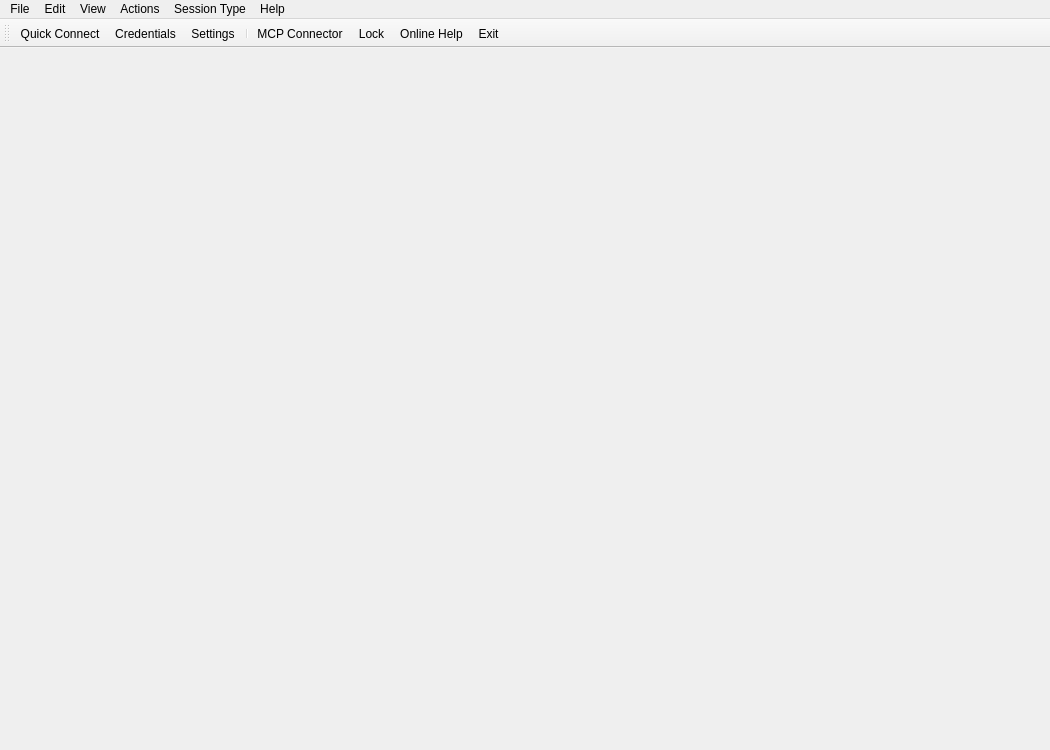
<?xml version="1.0" encoding="UTF-8"?>
<ui version="4.0">
 <class>MainWindow</class>
 <widget class="QMainWindow" name="MainWindow">
  <property name="geometry">
   <rect>
    <x>0</x>
    <y>0</y>
    <width>1050</width>
    <height>750</height>
   </rect>
  </property>
  <property name="minimumSize">
   <size>
    <width>860</width>
    <height>560</height>
   </size>
  </property>
  <property name="windowTitle">
   <string>Aspia Client</string>
  </property>
  <widget class="QWidget" name="centralwidget">
   <layout class="QVBoxLayout" name="verticalLayout">
    <property name="leftMargin">
     <number>0</number>
    </property>
    <property name="topMargin">
     <number>0</number>
    </property>
    <property name="rightMargin">
     <number>0</number>
    </property>
    <property name="bottomMargin">
     <number>0</number>
    </property>
    <item>
     <widget class="TabWidget" name="tabs">
      <property name="tabPosition">
       <enum>QTabWidget::TabPosition::North</enum>
      </property>
      <property name="currentIndex">
       <number>-1</number>
      </property>
      <property name="documentMode">
       <bool>true</bool>
      </property>
      <property name="tabsClosable">
       <bool>true</bool>
      </property>
      <property name="movable">
       <bool>true</bool>
      </property>
     </widget>
    </item>
   </layout>
  </widget>
  <widget class="QMenuBar" name="menubar">
   <property name="geometry">
    <rect>
     <x>0</x>
     <y>0</y>
     <width>924</width>
     <height>21</height>
    </rect>
   </property>
   <widget class="QMenu" name="menu_file">
    <property name="title">
     <string>File</string>
    </property>
    <addaction name="action_quick_connect"/>
    <addaction name="action_credentials"/>
    <addaction name="action_settings"/>
    <addaction name="separator"/>
    <addaction name="action_mcp_connector"/>
    <addaction name="separator"/>
    <addaction name="action_lock"/>
    <addaction name="action_exit"/>
   </widget>
   <widget class="QMenu" name="menu_help">
    <property name="title">
     <string>Help</string>
    </property>
    <addaction name="action_help"/>
    <addaction name="action_about"/>
   </widget>
   <widget class="QMenu" name="menu_edit">
    <property name="title">
     <string>Edit</string>
    </property>
   </widget>
   <widget class="QMenu" name="menu_view">
    <property name="title">
     <string>View</string>
    </property>
    <addaction name="action_always_on_top"/>
    <addaction name="action_toolbar"/>
    <addaction name="action_search_field"/>
    <addaction name="action_large_icons"/>
    <addaction name="separator"/>
    <addaction name="action_sessions_in_tabs"/>
   </widget>
   <widget class="QMenu" name="menu_session_type">
    <property name="title">
     <string>Session Type</string>
    </property>
   </widget>
   <widget class="QMenu" name="menu_action">
    <property name="title">
     <string>Actions</string>
    </property>
   </widget>
   <addaction name="menu_file"/>
   <addaction name="menu_edit"/>
   <addaction name="menu_view"/>
   <addaction name="menu_action"/>
   <addaction name="menu_session_type"/>
   <addaction name="menu_help"/>
  </widget>
  <widget class="QToolBar" name="toolbar">
   <property name="windowTitle">
    <string>Tool Bar</string>
   </property>
   <attribute name="toolBarArea">
    <enum>TopToolBarArea</enum>
   </attribute>
   <attribute name="toolBarBreak">
    <bool>false</bool>
   </attribute>
   <addaction name="action_quick_connect"/>
   <addaction name="action_credentials"/>
   <addaction name="action_settings"/>
   <addaction name="separator"/>
   <addaction name="action_mcp_connector"/>
   <addaction name="action_lock"/>
   <addaction name="action_help"/>
   <addaction name="action_exit"/>
  </widget>
  <action name="action_help">
   <property name="icon">
    <iconset resource="../../common/resources/common.qrc">
     <normaloff>:/img/help.svg</normaloff>:/img/help.svg</iconset>
   </property>
   <property name="text">
    <string>Online Help...</string>
   </property>
  </action>
  <action name="action_about">
   <property name="icon">
    <iconset resource="../../common/resources/common.qrc">
     <normaloff>:/img/info.svg</normaloff>:/img/info.svg</iconset>
   </property>
   <property name="text">
    <string>About</string>
   </property>
  </action>
  <action name="action_quick_connect">
   <property name="icon">
    <iconset resource="../../common/resources/common.qrc">
     <normaloff>:/img/connect.svg</normaloff>:/img/connect.svg</iconset>
   </property>
   <property name="text">
    <string>Quick Connect...</string>
   </property>
  </action>
  <action name="action_credentials">
   <property name="icon">
    <iconset resource="../../common/resources/common.qrc">
     <normaloff>:/img/keys.svg</normaloff>:/img/keys.svg</iconset>
   </property>
   <property name="text">
    <string>Credentials...</string>
   </property>
  </action>
  <action name="action_settings">
   <property name="icon">
    <iconset resource="../../common/resources/common.qrc">
     <normaloff>:/img/settings.svg</normaloff>:/img/settings.svg</iconset>
   </property>
   <property name="text">
    <string>Settings...</string>
   </property>
  </action>
  <action name="action_mcp_connector">
   <property name="checkable">
    <bool>true</bool>
   </property>
   <property name="icon">
    <iconset resource="../../common/resources/common.qrc">
     <normaloff>:/img/ai.svg</normaloff>:/img/ai.svg</iconset>
   </property>
   <property name="text">
    <string>MCP Connector</string>
   </property>
  </action>
  <action name="action_lock">
   <property name="icon">
    <iconset resource="../../common/resources/common.qrc">
     <normaloff>:/img/lock.svg</normaloff>:/img/lock.svg</iconset>
   </property>
   <property name="text">
    <string>Lock</string>
   </property>
  </action>
  <action name="action_exit">
   <property name="icon">
    <iconset resource="../../common/resources/common.qrc">
     <normaloff>:/img/door.svg</normaloff>:/img/door.svg</iconset>
   </property>
   <property name="text">
    <string>Exit</string>
   </property>
  </action>
  <action name="action_toolbar">
   <property name="checkable">
    <bool>true</bool>
   </property>
   <property name="text">
    <string>Tool Bar</string>
   </property>
  </action>
  <action name="action_search_field">
   <property name="checkable">
    <bool>true</bool>
   </property>
   <property name="text">
    <string>Search Field</string>
   </property>
  </action>
  <action name="action_large_icons">
   <property name="checkable">
    <bool>true</bool>
   </property>
   <property name="text">
    <string>Large icons</string>
   </property>
  </action>
  <action name="action_sessions_in_tabs">
   <property name="checkable">
    <bool>true</bool>
   </property>
   <property name="text">
    <string>Open Sessions in Tabs</string>
   </property>
  </action>
  <action name="action_always_on_top">
   <property name="checkable">
    <bool>true</bool>
   </property>
   <property name="text">
    <string>Always on Top</string>
   </property>
  </action>
 </widget>
 <customwidgets>
  <customwidget>
   <class>TabWidget</class>
   <extends>QTabWidget</extends>
   <header>client/desktop/tab_widget.h</header>
   <container>1</container>
  </customwidget>
 </customwidgets>
 <resources>
  <include location="../../common/resources/common.qrc"/>
 </resources>
 <connections/>
</ui>
